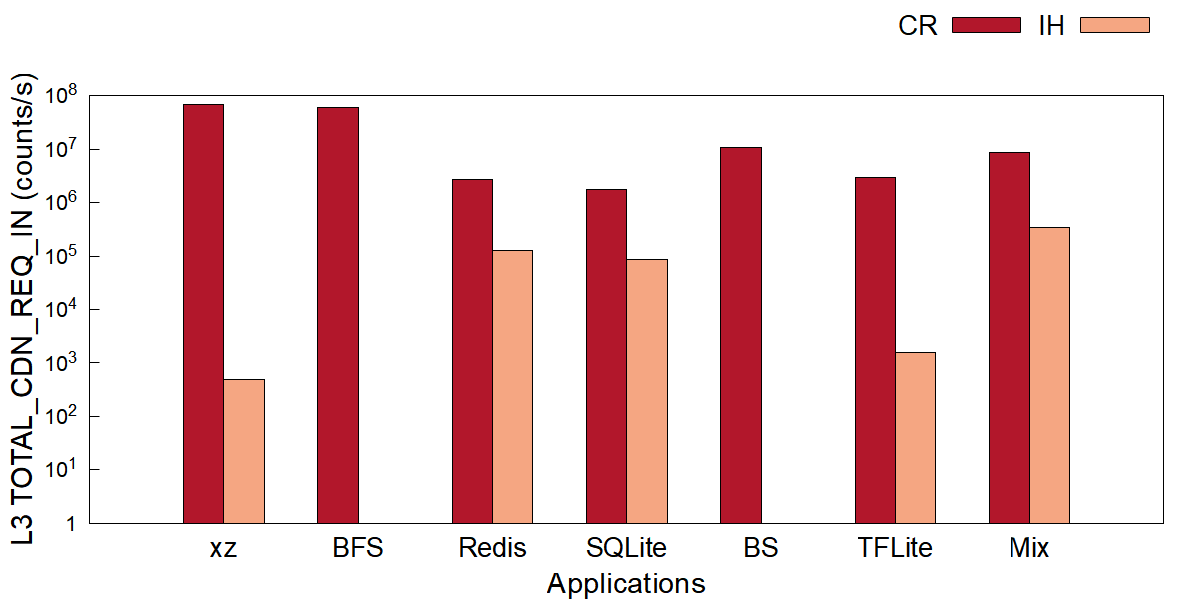

Recreate this plot in gnuplot.
# l3_total_cdn_req_in.plt - one counter, one bar per application per data path.
#
# Style mirrors the paper bar charts (image/*.plt): clustered
# bars, Arial 16/22/20, opaque fill with black border, key
# outside top right.  Bars use `with boxes` with explicit
# width and offsets (see tools/gen_fig_plts.py); xrange
# [0:8] centers the 7 application groups.  Full 4-side
# frame (border 15), tics only on left y / bottom x
# (nomirror).  Colors: 2-series figures use #B2172B
# (left, dark) / #F5A682 (right, light); the 3-series
# figure keeps dark gray / light gray / red.
#
# Log y axis: raw counts/s, starts at 1, coarse decade
# tics 1, 10, 100, ... only (10^{%L}, no minor tics);
# the IH series would be invisible on a linear axis.
#
# Data: fig/l3_total_cdn_req_in.dat (raw differenced rates).
#
# Usage: gnuplot fig/l3_total_cdn_req_in.plt   (from the repo root)

set terminal pngcairo size 1200,600 enhanced font 'Arial,16'
set output 'fig/l3_total_cdn_req_in.png'

set ylabel 'L3 TOTAL\_CDN\_REQ\_IN (counts/s)' font 'Arial,22'
set xlabel 'Applications' font 'Arial,22'

set style fill solid border -1
set boxwidth 0.30

set yrange [1:1e+08]
set logscale y 10
unset mytics
set format y '10^{%L}'
set ytics add ("1" 1)

set border 15
set ytics nomirror
set xtics nomirror

# xtics anchored at the cluster centers (1..7); the app
# names come from fig/l3_total_cdn_req_in.dat column 1.
set xtics ('xz' 1, 'BFS' 2, 'Redis' 3, 'SQLite' 4, 'BS' 5, 'TFLite' 6, 'Mix' 7) font ',20'
set xrange [0:8]

set tmargin 4
set key outside top right horizontal font 'Arial,20'

C_CR = "#B2172B"
C_IH = "#F5A682"

plot 'fig/l3_total_cdn_req_in.dat' using ($0+1-0.150):2 with boxes title 'CR' lc rgb C_CR, \
     '' using ($0+1+0.150):3 with boxes title 'IH' lc rgb C_IH
